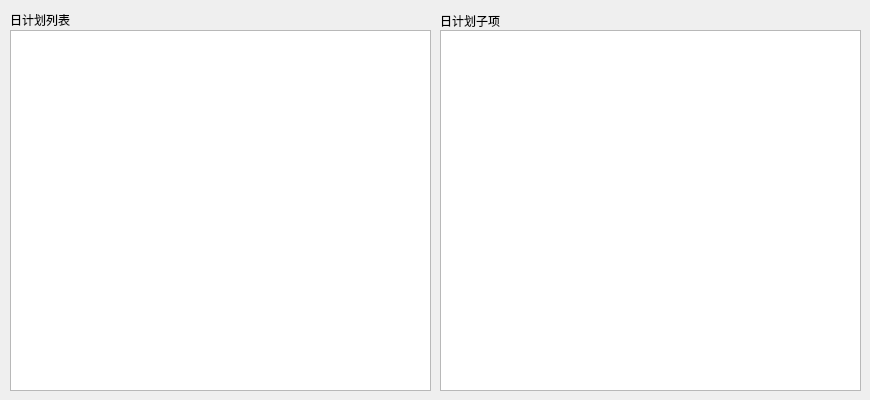
    <widget class="QWidget" name="tab_plan_day">
     <attribute name="title">
      <string>日计划</string>
     </attribute>
     <widget class="QGroupBox" name="groupBox_play_list_5">
      <property name="geometry">
       <rect>
        <x>10</x>
        <y>10</y>
        <width>421</width>
        <height>381</height>
       </rect>
      </property>
      <property name="font">
       <font>
        <family>微软雅黑</family>
        <pointsize>9</pointsize>
       </font>
      </property>
      <property name="title">
       <string>日计划列表</string>
      </property>
      <widget class="QTableWidget" name="tableWidget_plan_day">
       <property name="geometry">
        <rect>
         <x>0</x>
         <y>20</y>
         <width>421</width>
         <height>361</height>
        </rect>
       </property>
       <property name="font">
        <font>
         <family>微软雅黑</family>
         <pointsize>9</pointsize>
        </font>
       </property>
       <property name="contextMenuPolicy">
        <enum>Qt::CustomContextMenu</enum>
       </property>
       <property name="editTriggers">
        <set>QAbstractItemView::NoEditTriggers</set>
       </property>
       <property name="selectionMode">
        <enum>QAbstractItemView::ExtendedSelection</enum>
       </property>
       <property name="selectionBehavior">
        <enum>QAbstractItemView::SelectRows</enum>
       </property>
       <property name="verticalScrollMode">
        <enum>QAbstractItemView::ScrollPerPixel</enum>
       </property>
       <property name="horizontalScrollMode">
        <enum>QAbstractItemView::ScrollPerPixel</enum>
       </property>
       <attribute name="horizontalHeaderMinimumSectionSize">
        <number>30</number>
       </attribute>
       <attribute name="horizontalHeaderDefaultSectionSize">
        <number>70</number>
       </attribute>
       <attribute name="horizontalHeaderHighlightSections">
        <bool>false</bool>
       </attribute>
       <attribute name="verticalHeaderVisible">
        <bool>false</bool>
       </attribute>
       <attribute name="verticalHeaderMinimumSectionSize">
        <number>18</number>
       </attribute>
       <attribute name="verticalHeaderDefaultSectionSize">
        <number>18</number>
       </attribute>
      </widget>
     </widget>
     <widget class="QGroupBox" name="groupBox_sub_play_list_5">
      <property name="geometry">
       <rect>
        <x>440</x>
        <y>10</y>
        <width>421</width>
        <height>381</height>
       </rect>
      </property>
      <property name="font">
       <font>
        <family>微软雅黑</family>
        <pointsize>9</pointsize>
       </font>
      </property>
      <property name="title">
       <string>日计划子项</string>
      </property>
      <property name="alignment">
       <set>Qt::AlignLeading|Qt::AlignLeft|Qt::AlignVCenter</set>
      </property>
      <widget class="QTableWidget" name="tableWidget_plan_day_sub">
       <property name="geometry">
        <rect>
         <x>0</x>
         <y>20</y>
         <width>421</width>
         <height>361</height>
        </rect>
       </property>
       <property name="font">
        <font>
         <family>微软雅黑</family>
         <pointsize>9</pointsize>
        </font>
       </property>
       <property name="contextMenuPolicy">
        <enum>Qt::CustomContextMenu</enum>
       </property>
       <property name="editTriggers">
        <set>QAbstractItemView::NoEditTriggers</set>
       </property>
       <property name="selectionBehavior">
        <enum>QAbstractItemView::SelectRows</enum>
       </property>
       <property name="verticalScrollMode">
        <enum>QAbstractItemView::ScrollPerPixel</enum>
       </property>
       <property name="horizontalScrollMode">
        <enum>QAbstractItemView::ScrollPerPixel</enum>
       </property>
       <attribute name="horizontalHeaderMinimumSectionSize">
        <number>30</number>
       </attribute>
       <attribute name="horizontalHeaderDefaultSectionSize">
        <number>70</number>
       </attribute>
       <attribute name="horizontalHeaderHighlightSections">
        <bool>false</bool>
       </attribute>
       <attribute name="verticalHeaderVisible">
        <bool>false</bool>
       </attribute>
       <attribute name="verticalHeaderMinimumSectionSize">
        <number>18</number>
       </attribute>
       <attribute name="verticalHeaderDefaultSectionSize">
        <number>18</number>
       </attribute>
      </widget>
     </widget>
    </widget>
